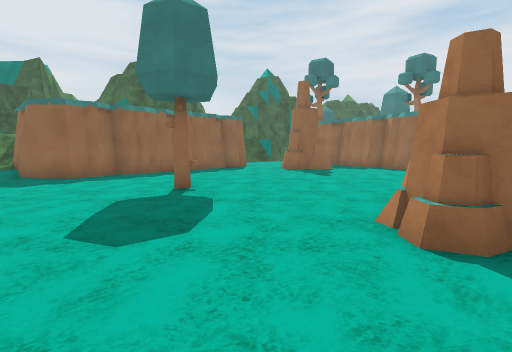
view 1 (above)

18 first-person views from a walk through a Unity game level. The camera is 1.2 m above the floor, tilts 6° down and sees 85° across. The floor is counted in squares, 1.2 m on a side. Each view is taken from the middle of a square. On the plan, view 1 faces up. The plan holds only what a view shows up to about 12 squares ahead; the rest is blank. The place goes on beyond the plan. The player is left out. Some animated figures are not drawn. Some surface patterns are stand-ins.

view 2
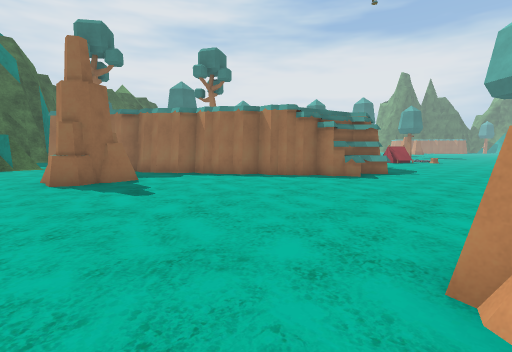

view 3
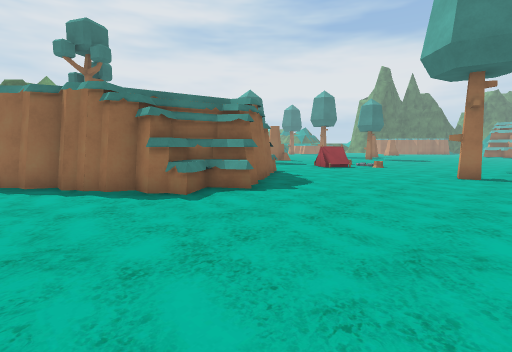

view 4
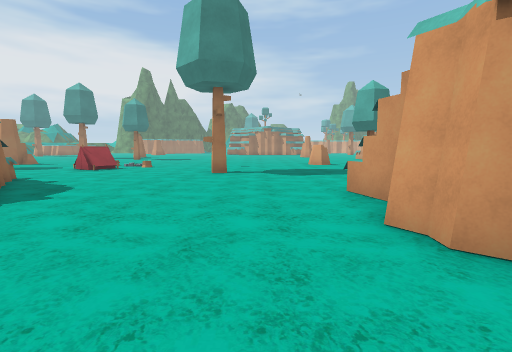

view 5
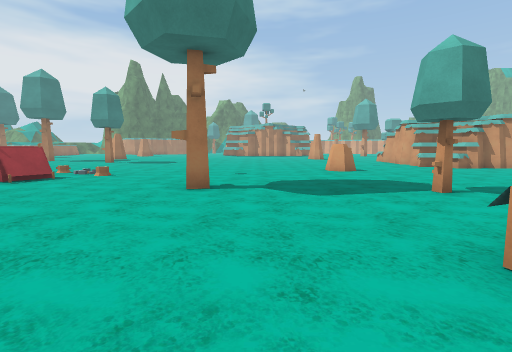

view 6
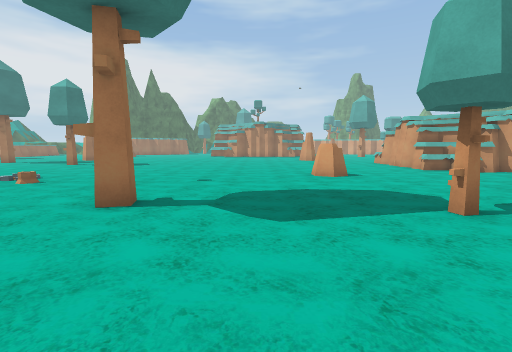

view 7
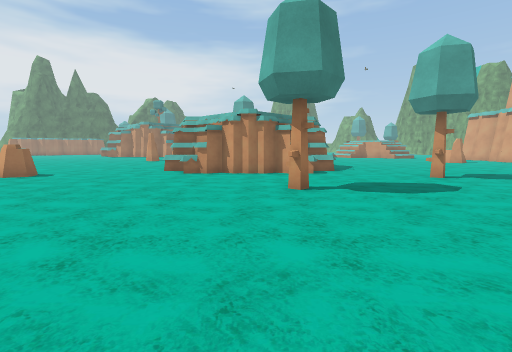

view 8
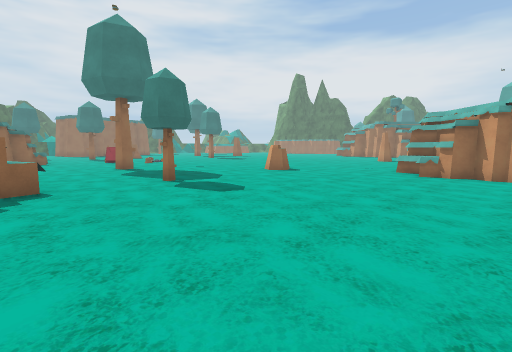

view 9
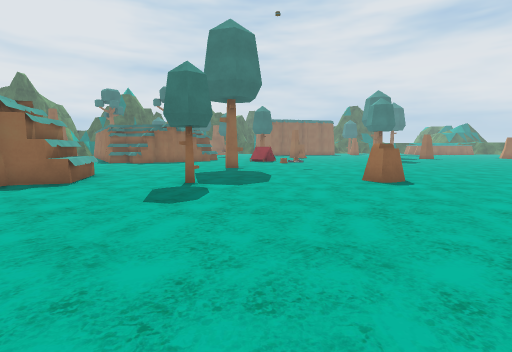

view 10
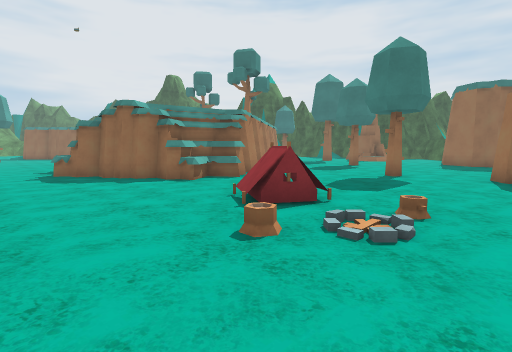

view 11
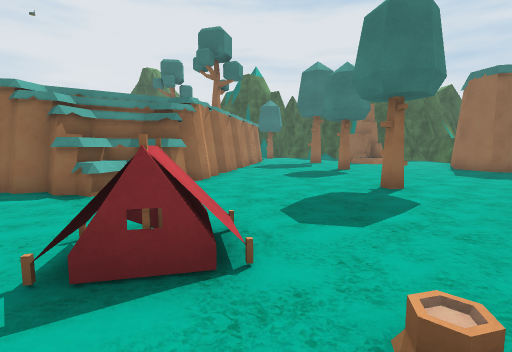

view 12
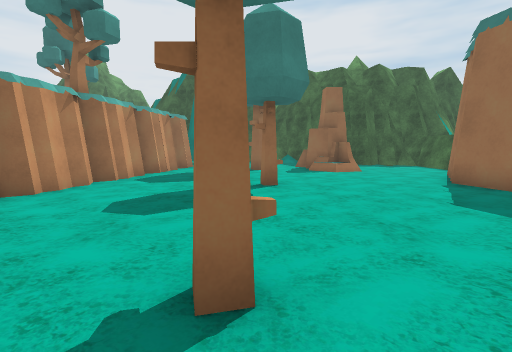

view 13
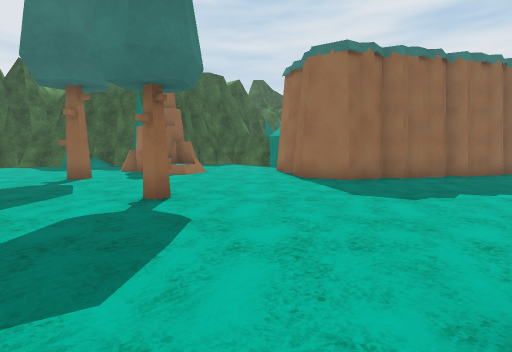

view 14
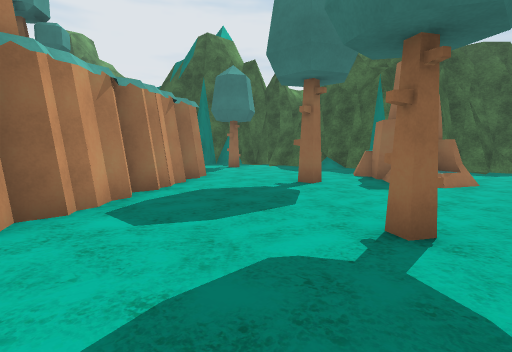

view 15
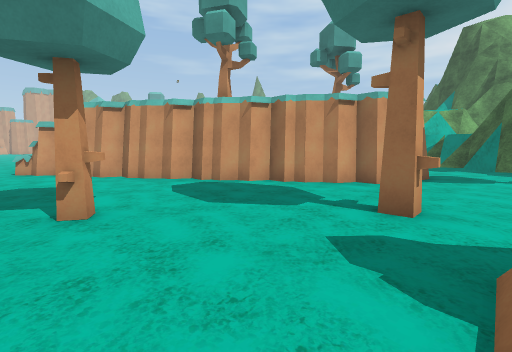

view 16
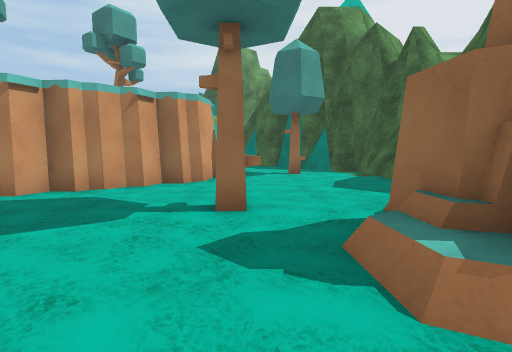

view 17
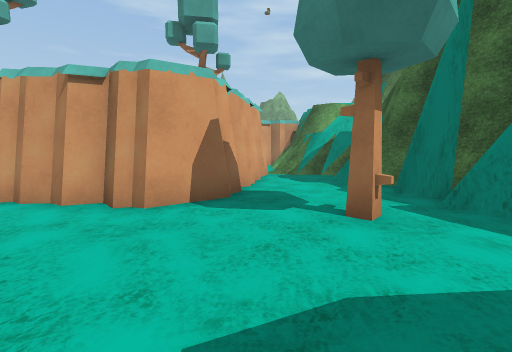

view 18
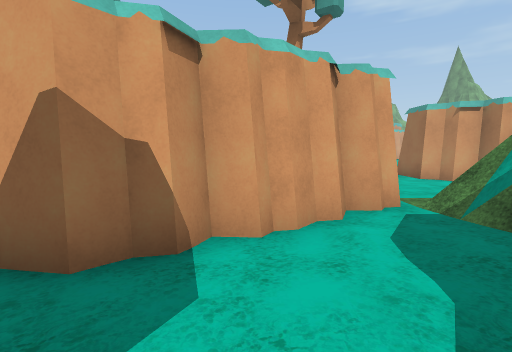

### Floor plan
Key: @ floor where view 1 was taken; # wall or solid block; . main floor; : floor 0.25 m higher than the main floor; = window, fence, low wall or low ledge; ^ raised ledge; R rock; T tree; E tent; O other object.
Columns run from 6 left of view 1 to 24 right of it. Each row starts with its distance up from view 1.
 27           ##......R R...R
 26           #=T.....RRRR..##
 25          ##.T.......:...R## ###
 24         ##.......TT......R###RR
 23        ##=.......T........R....
 22        ^=..OO##................
 21        ##.O####O.....T........
 20       ######  ##O....T.......
 19       #=#       O...........
 18      #=..O      #O..........R
 17     #=...O      ##O........RR
 16     #R..  O#     ##.....TT..R
 15     ##..   ##     #O.........
 14      #..R .O#     ##R........
 13       .R#R..O      #R........
 12   ##....R....O     #RR.........
 11  ##...........#    #RR..EE.....
 10  #............RR#  RR...EE.....
  9 R..............RRRR............
  8 ...............RRR...........
  7 ....T..........................
  6 ...............................
  5  ......................T.......
  4   ......RR. ...........T.......
  3    .....RR  ...................
  2     .....    ..................
  1      ...      OO#RR............
  0       @          RRR........R..
 -1                   RR..T.....R..
 -2                  #R............
 -3                   .............
 -4                   .............
 -5                   ............R
 -6                   ...........RR
 -7                   ...........RR
 -8                   ...........#
 -9                   ...........#
-10                    ......T...R
-11                     .........RO
-12                      .........R
-13                       .........
-14                        ........
-15                         ...T...
-16                          ......
-17                            ....
-18                             ...
-19                              ..

Positions as (right, up) in squares from view 1, and headings:
1: (0, 0), facing up
2: (0, 4), facing up-right
3: (6, 3), facing up-right
4: (6, 3), facing right
5: (10, 3), facing right
6: (12, 2), facing right
7: (12, -9), facing right
8: (12, -9), facing up-right
9: (18, -9), facing up
10: (22, 6), facing up-left
11: (21, 9), facing up-left
12: (20, 15), facing up-left
13: (17, 15), facing up
14: (16, 17), facing up-left
15: (16, 25), facing down-left
16: (16, 24), facing left
17: (10, 27), facing down-left
18: (5, 25), facing down
